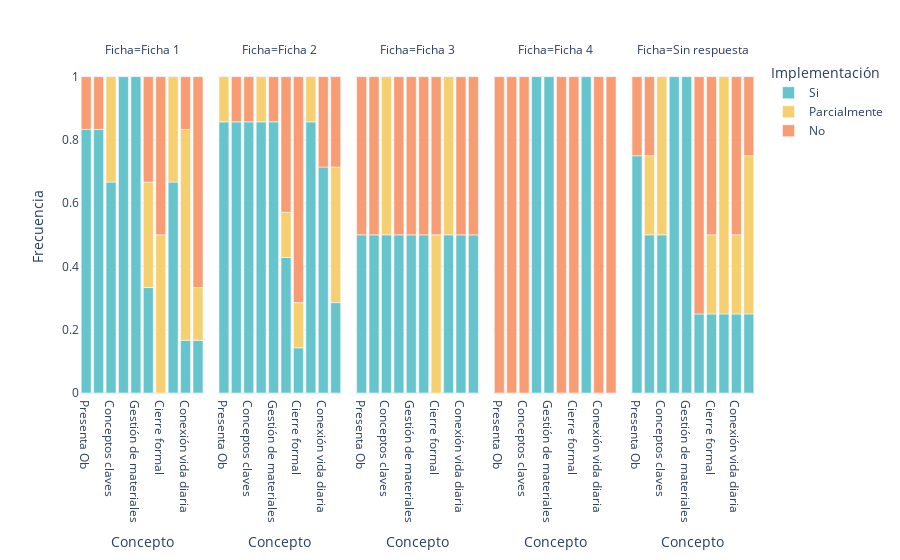

Notebook source saved alongside this figure:
### Code cell
fig1= px.bar(datp, x='Concepto',y='Frecuencia', color='Implementación', facet_col='Ficha',  color_discrete_sequence=px.colors.qualitative.Pastel,
                 template="plotly_white", category_orders={'Implementación':['Si','Parcialmente','No'],
                                                           'Concepto' : ['Presenta Ob', 'Conocimientos previos', 'Conceptos claves',
       'Preparación de material', 'Gestión de materiales', 'Comparte solución',
       'Cierre formal', 'Lenguaje técnico', 'Conexión vida diaria',
       'Metacognición']})
fig1

### Figure 1 — Plotly figure (JSON) as saved in the notebook; plotly's stock layout.template omitted (floating-point values rounded to 4 significant figures)
{"data": [{"alignmentgroup": "True", "hovertemplate": "Implementación=Si<br>Ficha=Ficha 1<br>Concepto=%{x}<br>Frecuencia=%{y}<extra></extra>", "legendgroup": "Si", "marker": {"color": "rgb(102, 197, 204)", "pattern": {"shape": ""}}, "name": "Si", "offsetgroup": "Si", "orientation": "v", "showlegend": true, "textposition": "auto", "x": ["Comparte solución", "Conceptos claves", "Conexión vida diaria", "Conocimientos previos", "Gestión de materiales", "Lenguaje técnico", "Metacognición", "Preparación de material", "Presenta Ob"], "xaxis": "x", "y": [0.3333, 0.6667, 0.1667, 0.8333, 1.0, 0.6667, 0.1667, 1.0, 0.8333], "yaxis": "y", "type": "bar"}, {"alignmentgroup": "True", "hovertemplate": "Implementación=Si<br>Ficha=Ficha 2<br>Concepto=%{x}<br>Frecuencia=%{y}<extra></extra>", "legendgroup": "Si", "marker": {"color": "rgb(102, 197, 204)", "pattern": {"shape": ""}}, "name": "Si", "offsetgroup": "Si", "orientation": "v", "showlegend": false, "textposition": "auto", "x": ["Cierre formal", "Comparte solución", "Conceptos claves", "Conexión vida diaria", "Conocimientos previos", "Gestión de materiales", "Lenguaje técnico", "Metacognición", "Preparación de material", "Presenta Ob"], "xaxis": "x2", "y": [0.1429, 0.4286, 0.8571, 0.7143, 0.8571, 0.8571, 0.8571, 0.2857, 0.8571, 0.8571], "yaxis": "y2", "type": "bar"}, {"alignmentgroup": "True", "hovertemplate": "Implementación=Si<br>Ficha=Ficha 3<br>Concepto=%{x}<br>Frecuencia=%{y}<extra></extra>", "legendgroup": "Si", "marker": {"color": "rgb(102, 197, 204)", "pattern": {"shape": ""}}, "name": "Si", "offsetgroup": "Si", "orientation": "v", "showlegend": false, "textposition": "auto", "x": ["Comparte solución", "Conceptos claves", "Conexión vida diaria", "Conocimientos previos", "Gestión de materiales", "Lenguaje técnico", "Metacognición", "Preparación de material", "Presenta Ob"], "xaxis": "x3", "y": [0.5, 0.5, 0.5, 0.5, 0.5, 0.5, 0.5, 0.5, 0.5], "yaxis": "y3", "type": "bar"}, {"alignmentgroup": "True", "hovertemplate": "Implementación=Si<br>Ficha=Ficha 4<br>Concepto=%{x}<br>Frecuencia=%{y}<extra></extra>", "legendgroup": "Si", "marker": {"color": "rgb(102, 197, 204)", "pattern": {"shape": ""}}, "name": "Si", "offsetgroup": "Si", "orientation": "v", "showlegend": false, "textposition": "auto", "x": ["Gestión de materiales", "Lenguaje técnico", "Preparación de material"], "xaxis": "x4", "y": [1.0, 1.0, 1.0], "yaxis": "y4", "type": "bar"}, {"alignmentgroup": "True", "hovertemplate": "Implementación=Si<br>Ficha=Sin respuesta<br>Concepto=%{x}<br>Frecuencia=%{y}<extra></extra>", "legendgroup": "Si", "marker": {"color": "rgb(102, 197, 204)", "pattern": {"shape": ""}}, "name": "Si", "offsetgroup": "Si", "orientation": "v", "showlegend": false, "textposition": "auto", "x": ["Cierre formal", "Comparte solución", "Conceptos claves", "Conexión vida diaria", "Conocimientos previos", "Gestión de materiales", "Lenguaje técnico", "Metacognición", "Preparación de material", "Presenta Ob"], "xaxis": "x5", "y": [0.25, 0.25, 0.5, 0.25, 0.5, 1.0, 0.25, 0.25, 1.0, 0.75], "yaxis": "y5", "type": "bar"}, {"alignmentgroup": "True", "hovertemplate": "Implementación=Parcialmente<br>Ficha=Ficha 1<br>Concepto=%{x}<br>Frecuencia=%{y}<extra></extra>", "legendgroup": "Parcialmente", "marker": {"color": "rgb(246, 207, 113)", "pattern": {"shape": ""}}, "name": "Parcialmente", "offsetgroup": "Parcialmente", "orientation": "v", "showlegend": true, "textposition": "auto", "x": ["Cierre formal", "Comparte solución", "Conceptos claves", "Conexión vida diaria", "Lenguaje técnico", "Metacognición"], "xaxis": "x", "y": [0.5, 0.3333, 0.3333, 0.6667, 0.3333, 0.1667], "yaxis": "y", "type": "bar"}, {"alignmentgroup": "True", "hovertemplate": "Implementación=Parcialmente<br>Ficha=Ficha 2<br>Concepto=%{x}<br>Frecuencia=%{y}<extra></extra>", "legendgroup": "Parcialmente", "marker": {"color": "rgb(246, 207, 113)", "pattern": {"shape": ""}}, "name": "Parcialmente", "offsetgroup": "Parcialmente", "orientation": "v", "showlegend": false, "textposition": "auto", "x": ["Cierre formal", "Comparte solución", "Lenguaje técnico", "Metacognición", "Preparación de material", "Presenta Ob"], "xaxis": "x2", "y": [0.1429, 0.1429, 0.1429, 0.4286, 0.1429, 0.1429], "yaxis": "y2", "type": "bar"}, {"alignmentgroup": "True", "hovertemplate": "Implementación=Parcialmente<br>Ficha=Ficha 3<br>Concepto=%{x}<br>Frecuencia=%{y}<extra></extra>", "legendgroup": "Parcialmente", "marker": {"color": "rgb(246, 207, 113)", "pattern": {"shape": ""}}, "name": "Parcialmente", "offsetgroup": "Parcialmente", "orientation": "v", "showlegend": false, "textposition": "auto", "x": ["Cierre formal", "Conceptos claves", "Lenguaje técnico"], "xaxis": "x3", "y": [0.5, 0.5, 0.5], "yaxis": "y3", "type": "bar"}, {"alignmentgroup": "True", "hovertemplate": "Implementación=Parcialmente<br>Ficha=Sin respuesta<br>Concepto=%{x}<br>Frecuencia=%{y}<extra></extra>", "legendgroup": "Parcialmente", "marker": {"color": "rgb(246, 207, 113)", "pattern": {"shape": ""}}, "name": "Parcialmente", "offsetgroup": "Parcialmente", "orientation": "v", "showlegend": false, "textposition": "auto", "x": ["Cierre formal", "Conceptos claves", "Conexión vida diaria", "Conocimientos previos", "Lenguaje técnico", "Metacognición"], "xaxis": "x5", "y": [0.25, 0.5, 0.25, 0.25, 0.75, 0.5], "yaxis": "y5", "type": "bar"}, {"alignmentgroup": "True", "hovertemplate": "Implementación=No<br>Ficha=Ficha 1<br>Concepto=%{x}<br>Frecuencia=%{y}<extra></extra>", "legendgroup": "No", "marker": {"color": "rgb(248, 156, 116)", "pattern": {"shape": ""}}, "name": "No", "offsetgroup": "No", "orientation": "v", "showlegend": true, "textposition": "auto", "x": ["Cierre formal", "Comparte solución", "Conexión vida diaria", "Conocimientos previos", "Metacognición", "Presenta Ob"], "xaxis": "x", "y": [0.5, 0.3333, 0.1667, 0.1667, 0.6667, 0.1667], "yaxis": "y", "type": "bar"}, {"alignmentgroup": "True", "hovertemplate": "Implementación=No<br>Ficha=Ficha 2<br>Concepto=%{x}<br>Frecuencia=%{y}<extra></extra>", "legendgroup": "No", "marker": {"color": "rgb(248, 156, 116)", "pattern": {"shape": ""}}, "name": "No", "offsetgroup": "No", "orientation": "v", "showlegend": false, "textposition": "auto", "x": ["Cierre formal", "Comparte solución", "Conceptos claves", "Conexión vida diaria", "Conocimientos previos", "Gestión de materiales", "Metacognición"], "xaxis": "x2", "y": [0.7143, 0.4286, 0.1429, 0.2857, 0.1429, 0.1429, 0.2857], "yaxis": "y2", "type": "bar"}, {"alignmentgroup": "True", "hovertemplate": "Implementación=No<br>Ficha=Ficha 3<br>Concepto=%{x}<br>Frecuencia=%{y}<extra></extra>", "legendgroup": "No", "marker": {"color": "rgb(248, 156, 116)", "pattern": {"shape": ""}}, "name": "No", "offsetgroup": "No", "orientation": "v", "showlegend": false, "textposition": "auto", "x": ["Cierre formal", "Comparte solución", "Conexión vida diaria", "Conocimientos previos", "Gestión de materiales", "Metacognición", "Preparación de material", "Presenta Ob"], "xaxis": "x3", "y": [0.5, 0.5, 0.5, 0.5, 0.5, 0.5, 0.5, 0.5], "yaxis": "y3", "type": "bar"}, {"alignmentgroup": "True", "hovertemplate": "Implementación=No<br>Ficha=Ficha 4<br>Concepto=%{x}<br>Frecuencia=%{y}<extra></extra>", "legendgroup": "No", "marker": {"color": "rgb(248, 156, 116)", "pattern": {"shape": ""}}, "name": "No", "offsetgroup": "No", "orientation": "v", "showlegend": false, "textposition": "auto", "x": ["Cierre formal", "Comparte solución", "Conceptos claves", "Conexión vida diaria", "Conocimientos previos", "Metacognición", "Presenta Ob"], "xaxis": "x4", "y": [1.0, 1.0, 1.0, 1.0, 1.0, 1.0, 1.0], "yaxis": "y4", "type": "bar"}, {"alignmentgroup": "True", "hovertemplate": "Implementación=No<br>Ficha=Sin respuesta<br>Concepto=%{x}<br>Frecuencia=%{y}<extra></extra>", "legendgroup": "No", "marker": {"color": "rgb(248, 156, 116)", "pattern": {"shape": ""}}, "name": "No", "offsetgroup": "No", "orientation": "v", "showlegend": false, "textposition": "auto", "x": ["Cierre formal", "Comparte solución", "Conexión vida diaria", "Conocimientos previos", "Metacognición", "Presenta Ob"], "xaxis": "x5", "y": [0.5, 0.75, 0.5, 0.25, 0.25, 0.25], "yaxis": "y5", "type": "bar"}], "layout": {"xaxis": {"anchor": "y", "domain": [0.0, 0.184], "title": {"text": "Concepto"}, "categoryorder": "array", "categoryarray": ["Presenta Ob", "Conocimientos previos", "Conceptos claves", "Preparación de material", "Gestión de materiales", "Comparte solución", "Cierre formal", "Lenguaje técnico", "Conexión vida diaria", "Metacognición"]}, "yaxis": {"anchor": "x", "domain": [0.0, 1.0], "title": {"text": "Frecuencia"}}, "xaxis2": {"anchor": "y2", "domain": [0.204, 0.388], "matches": "x", "title": {"text": "Concepto"}, "categoryorder": "array", "categoryarray": ["Presenta Ob", "Conocimientos previos", "Conceptos claves", "Preparación de material", "Gestión de materiales", "Comparte solución", "Cierre formal", "Lenguaje técnico", "Conexión vida diaria", "Metacognición"]}, "yaxis2": {"anchor": "x2", "domain": [0.0, 1.0], "matches": "y", "showticklabels": false}, "xaxis3": {"anchor": "y3", "domain": [0.408, 0.592], "matches": "x", "title": {"text": "Concepto"}, "categoryorder": "array", "categoryarray": ["Presenta Ob", "Conocimientos previos", "Conceptos claves", "Preparación de material", "Gestión de materiales", "Comparte solución", "Cierre formal", "Lenguaje técnico", "Conexión vida diaria", "Metacognición"]}, "yaxis3": {"anchor": "x3", "domain": [0.0, 1.0], "matches": "y", "showticklabels": false}, "xaxis4": {"anchor": "y4", "domain": [0.612, 0.796], "matches": "x", "title": {"text": "Concepto"}, "categoryorder": "array", "categoryarray": ["Presenta Ob", "Conocimientos previos", "Conceptos claves", "Preparación de material", "Gestión de materiales", "Comparte solución", "Cierre formal", "Lenguaje técnico", "Conexión vida diaria", "Metacognición"]}, "yaxis4": {"anchor": "x4", "domain": [0.0, 1.0], "matches": "y", "showticklabels": false}, "xaxis5": {"anchor": "y5", "domain": [0.816, 1.0], "matches": "x", "title": {"text": "Concepto"}, "categoryorder": "array", "categoryarray": ["Presenta Ob", "Conocimientos previos", "Conceptos claves", "Preparación de material", "Gestión de materiales", "Comparte solución", "Cierre formal", "Lenguaje técnico", "Conexión vida diaria", "Metacognición"]}, "yaxis5": {"anchor": "x5", "domain": [0.0, 1.0], "matches": "y", "showticklabels": false}, "annotations": [{"font": {}, "showarrow": false, "text": "Ficha=Ficha 1", "x": 0.092, "xanchor": "center", "xref": "paper", "y": 1.0, "yanchor": "bottom", "yref": "paper"}, {"font": {}, "showarrow": false, "text": "Ficha=Ficha 2", "x": 0.296, "xanchor": "center", "xref": "paper", "y": 1.0, "yanchor": "bottom", "yref": "paper"}, {"font": {}, "showarrow": false, "text": "Ficha=Ficha 3", "x": 0.5, "xanchor": "center", "xref": "paper", "y": 1.0, "yanchor": "bottom", "yref": "paper"}, {"font": {}, "showarrow": false, "text": "Ficha=Ficha 4", "x": 0.704, "xanchor": "center", "xref": "paper", "y": 1.0, "yanchor": "bottom", "yref": "paper"}, {"font": {}, "showarrow": false, "text": "Ficha=Sin respuesta", "x": 0.908, "xanchor": "center", "xref": "paper", "y": 1.0, "yanchor": "bottom", "yref": "paper"}], "legend": {"title": {"text": "Implementación"}, "tracegroupgap": 0}, "margin": {"t": 60}, "barmode": "relative"}}
